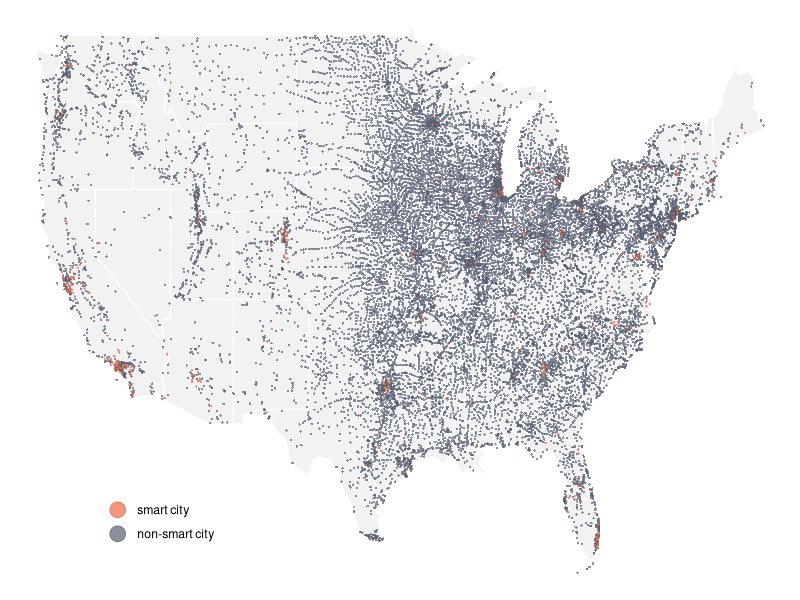
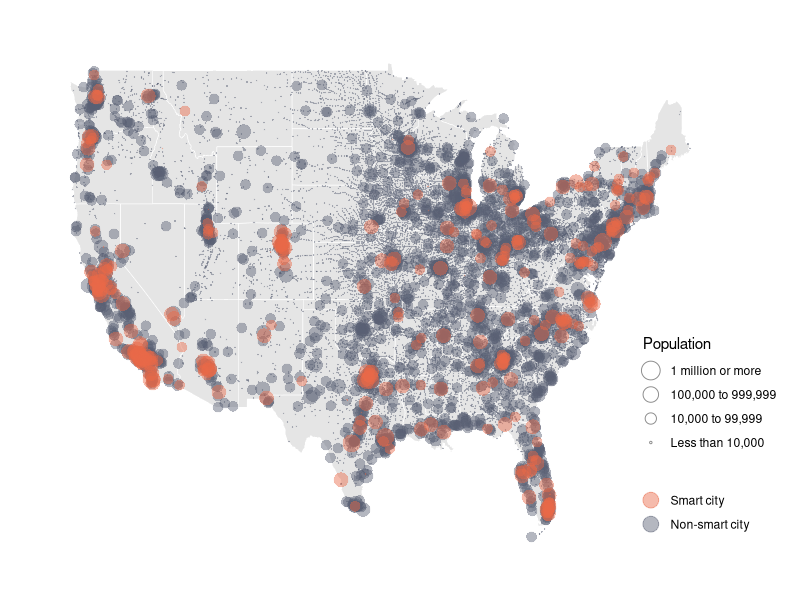

The R source for these figures, in order:
## ---- chunk 1
options(scipen=16)
library(tidyverse)
## ---- chunk 2
df <- read_csv("data/smart_cities20240110.csv")
## ---- chunk 3
# total number of smart cities
sum(df$smart)
## ---- chunk 4
# summarize by state
df %>% group_by(State) %>% summarise(muni_count=n(), smart_count=sum(smart), smart_den=smart_count/muni_count*100) %>% arrange(smart_count)
## ---- chunk 5
# summarize by population
df <- df %>% mutate(pop_size=case_when(POP20>=1000000 ~ 4, POP20<1000000&POP20>=100000 ~3, POP20<100000&POP20>= 10000 ~2, POP20<10000 ~1))
df %>% group_by(pop_size) %>% summarise(muni_count=n(), smart_count=sum(smart), smart_den=round(smart_count/muni_count*100,1))
## ---- chunk 6
map_df <- df %>% filter(State!="AK") %>% filter(State!="HI") %>% arrange(smart) # to make smart cities pop up in map
## ---- chunk 7
#mycolor <- c("#596174","#d32d41" )
#mycolor <- c("#1c4e80","#d32d41" )
mycolor <- c("#596174","#ea6a47" )
states <- map_data("state")
## ---- chunk 8
ggplot() + 
  geom_polygon(data = states, aes(x=long, y = lat, group = group), linewidth=0.4 ,color ="white",fill = 'gray95') + 
  geom_point(data = map_df,  aes(x = INTPTLON, y = INTPTLAT, stroke =0,  color=as.factor(smart)), size=0.8, alpha = 0.7) + 
  theme_void() +
  xlab('') + ylab('') +
  scale_color_manual(name="", labels=c("1"="smart city", "0"="non-smart city"), values = mycolor)+
  theme(panel.grid.major = element_blank(), panel.grid.minor = element_blank(), legend.position = c(0.2, 0.15))+
  guides(color=guide_legend(reverse=T, override.aes = list(size = 5)))
## ---- chunk 9
ggplot() + 
  geom_polygon(data = states, aes(x=long, y = lat, group = group), linewidth=0.2,color ="white",fill = 'gray90') + 
  geom_point(data = map_df,  aes(x = INTPTLON, y = INTPTLAT, stroke=0.05, color=as.factor(smart),size=as.factor(pop_size)), alpha = 0.45) + 
  theme_void() +
  xlab('') + ylab('') +
  scale_size_ordinal(name=" Population", range=c(0.5,6), 
                      labels=c("4"="1 million or more" ,"3"= "100,000 to 999,999", "2"="10,000 to 99,999", "1"="Less than 10,000"), )+
  scale_color_manual(name=" ", labels=c("1"="Smart city", "0"="Non-smart city"), values = mycolor)+
  theme(panel.grid.major = element_blank(), panel.grid.minor = element_blank(), legend.position = c(0.98 , 0.24))+
  theme(plot.margin = unit(c(1,2,1,1), "cm"))+
  guides(size = guide_legend(reverse=T, override.aes = list(shape=1)), color=guide_legend(reverse=T, override.aes = list(size = 5)))
#ggsave("figure/map.png")
